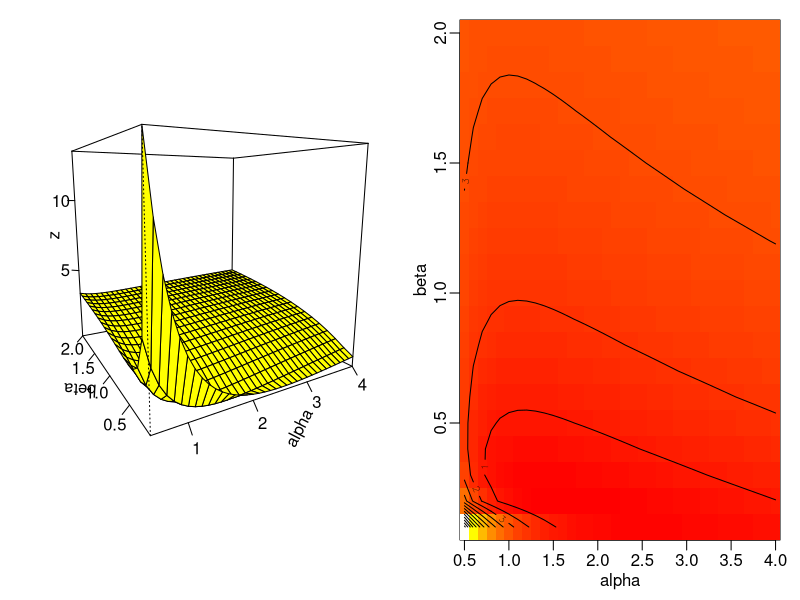

This figure's R source:
## ---- chunk 1
knitr::opts_chunk$set(echo = TRUE)
## ---- chunk 2
data <- read.csv("Infectious.csv")
## ---- chunk 3
objective.fn <- function(x, y) {
  function(alpha, beta) {
    result <- 0
    for (i in 1:length(x)) {
      result <- result + (y[i] - ( 1-  1/(alpha + beta * x[i])))^2
    }
    return(result)
  }
}
## ---- chunk 4
alpha = seq(0.5, 4, 0.1)
beta = seq(0.1, 2, 0.1)
objective <- objective.fn(data$Infected, data$Deceased.Prop)
# This is the key computation; there are many ways to achieve this.
z = outer(alpha, beta, objective)  # Outer takes advantage of the fact that
                                 # objective.fn is vectorized simultaneously

par(mfrow = c(1, 2), mar = c(3,3,1,1), mgp = c(3, 0.5, 0))
persp(alpha, beta, z,                 # x-ticks, y-ticks, "height" matrix.
      theta = -30, phi = 10,     # Viewpoint rotation (spherical coordinates).
      col='yellow', expand=1,
      ticktype = 'detailed')

# For an interactive visualization, substitute persp for rgl::persp3d.

image(alpha, beta, z,                 # Matrix as heatmap.
      col = heat.colors(100),    # Palette with 100 levels; visually continuous.
      useRaster = TRUE,          # Less accurate image, but faster.
      ann = FALSE)
mtext(text = "alpha", side = 1, line = 1.5) # Suppress default axis labels, and
mtext(text = "beta", side = 2, line = 1.5) # draw them closer to the axis.
contour(alpha, beta, z, add = TRUE)   # Add contours.
